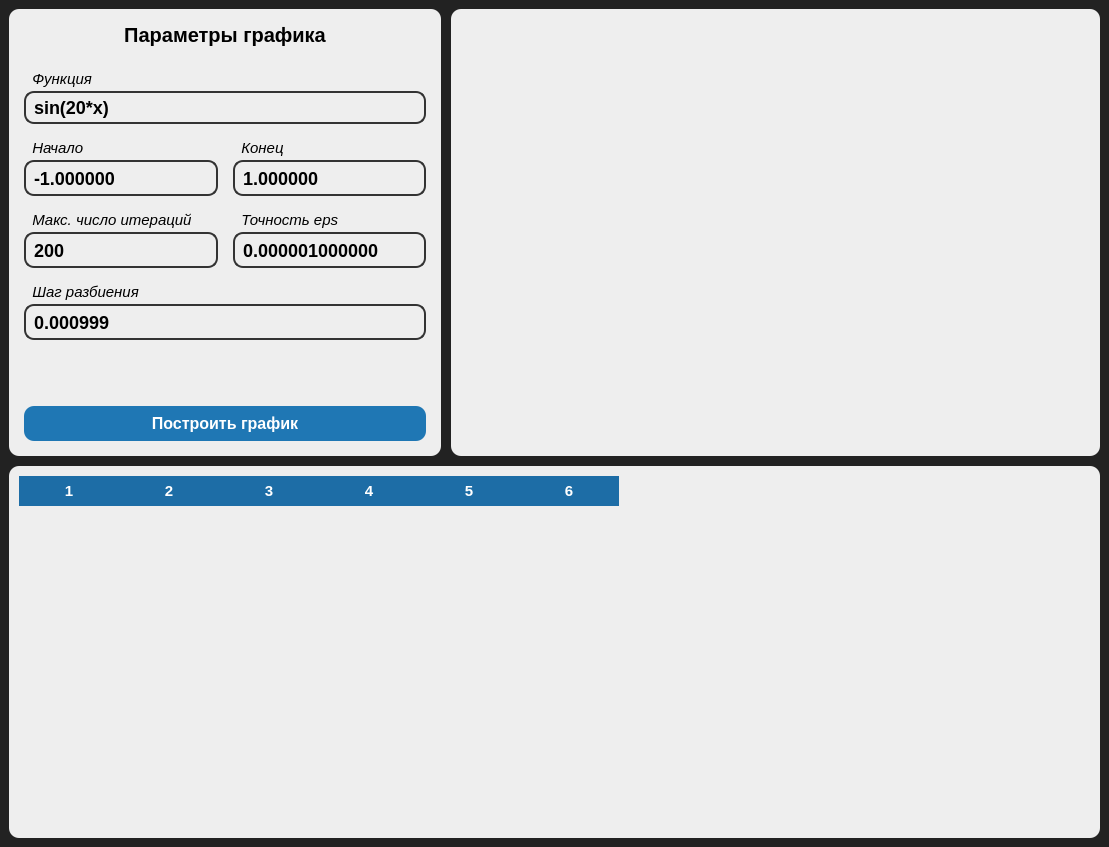
<?xml version="1.0" encoding="UTF-8"?>
<ui version="4.0">
 <class>MainWindow</class>
 <widget class="QMainWindow" name="MainWindow">
  <property name="geometry">
   <rect>
    <x>0</x>
    <y>0</y>
    <width>1109</width>
    <height>847</height>
   </rect>
  </property>
  <property name="sizePolicy">
   <sizepolicy hsizetype="Preferred" vsizetype="Preferred">
    <horstretch>0</horstretch>
    <verstretch>0</verstretch>
   </sizepolicy>
  </property>
  <property name="windowTitle">
   <string>MainWindow</string>
  </property>
  <property name="styleSheet">
   <string notr="true">background-color: #222;</string>
  </property>
  <widget class="QWidget" name="centralwidget">
   <property name="styleSheet">
    <string notr="true">QLineEdit,
QDoubleSpinBox,
QSpinBox {
	background-color: #eee;
	border: 2px solid #333;
	border-radius: 10px;
	font-size: 18px;
	font-weight: 700;
	padding: 3px 6px;
}

QPushButton {
	background-color: #1F77B4;
	color: white;
	font-size: 16px;
	font-weight: 700;
	padding: 8px;
	border-radius: 10px;
	margin-top: 5px;
}

QPushButton:hover {
	background-color: #1D6DA6;
}</string>
   </property>
   <layout class="QVBoxLayout" name="verticalLayout_3" stretch="6,5">
    <property name="spacing">
     <number>10</number>
    </property>
    <item>
     <widget class="QFrame" name="topFrame">
      <layout class="QHBoxLayout" name="horizontalLayout" stretch="2,3">
       <property name="spacing">
        <number>10</number>
       </property>
       <property name="leftMargin">
        <number>0</number>
       </property>
       <property name="topMargin">
        <number>0</number>
       </property>
       <property name="rightMargin">
        <number>0</number>
       </property>
       <property name="bottomMargin">
        <number>0</number>
       </property>
       <item>
        <widget class="QFrame" name="params">
         <property name="styleSheet">
          <string notr="true">QFrame {
	border-radius: 10px;
	background-color: #eee;
}</string>
         </property>
         <property name="frameShape">
          <enum>QFrame::Shape::StyledPanel</enum>
         </property>
         <property name="frameShadow">
          <enum>QFrame::Shadow::Raised</enum>
         </property>
         <layout class="QVBoxLayout" name="verticalLayout">
          <property name="spacing">
           <number>15</number>
          </property>
          <property name="leftMargin">
           <number>15</number>
          </property>
          <property name="rightMargin">
           <number>15</number>
          </property>
          <property name="bottomMargin">
           <number>15</number>
          </property>
          <item>
           <widget class="QLabel" name="label">
            <property name="enabled">
             <bool>true</bool>
            </property>
            <property name="sizePolicy">
             <sizepolicy hsizetype="Preferred" vsizetype="Minimum">
              <horstretch>0</horstretch>
              <verstretch>0</verstretch>
             </sizepolicy>
            </property>
            <property name="font">
             <font>
              <family>Segoe UI Historic</family>
              <pointsize>15</pointsize>
              <italic>false</italic>
              <bold>true</bold>
             </font>
            </property>
            <property name="styleSheet">
             <string notr="true">margin-bottom: 2px;</string>
            </property>
            <property name="lineWidth">
             <number>1</number>
            </property>
            <property name="text">
             <string>Параметры графика</string>
            </property>
            <property name="alignment">
             <set>Qt::AlignmentFlag::AlignHCenter|Qt::AlignmentFlag::AlignTop</set>
            </property>
           </widget>
          </item>
          <item>
           <layout class="QVBoxLayout" name="verticalLayout_2">
            <property name="spacing">
             <number>3</number>
            </property>
            <property name="sizeConstraint">
             <enum>QLayout::SizeConstraint::SetDefaultConstraint</enum>
            </property>
            <item>
             <widget class="QLabel" name="label_2">
              <property name="sizePolicy">
               <sizepolicy hsizetype="Preferred" vsizetype="Minimum">
                <horstretch>0</horstretch>
                <verstretch>0</verstretch>
               </sizepolicy>
              </property>
              <property name="maximumSize">
               <size>
                <width>16777215</width>
                <height>20</height>
               </size>
              </property>
              <property name="font">
               <font>
                <family>Segoe UI Historic</family>
                <pointsize>11</pointsize>
                <italic>true</italic>
                <kerning>true</kerning>
               </font>
              </property>
              <property name="text">
               <string>  Функция</string>
              </property>
             </widget>
            </item>
            <item>
             <widget class="QLineEdit" name="funcVal">
              <property name="sizePolicy">
               <sizepolicy hsizetype="Expanding" vsizetype="Fixed">
                <horstretch>0</horstretch>
                <verstretch>0</verstretch>
               </sizepolicy>
              </property>
              <property name="inputMask">
               <string/>
              </property>
              <property name="text">
               <string>sin(20*x)</string>
              </property>
              <property name="frame">
               <bool>true</bool>
              </property>
              <property name="placeholderText">
               <string>Ваша функция</string>
              </property>
             </widget>
            </item>
           </layout>
          </item>
          <item>
           <layout class="QHBoxLayout" name="horizontalLayout_2">
            <item>
             <layout class="QVBoxLayout" name="verticalLayout_4">
              <property name="spacing">
               <number>3</number>
              </property>
              <property name="sizeConstraint">
               <enum>QLayout::SizeConstraint::SetDefaultConstraint</enum>
              </property>
              <item>
               <widget class="QLabel" name="label_3">
                <property name="sizePolicy">
                 <sizepolicy hsizetype="Preferred" vsizetype="Minimum">
                  <horstretch>0</horstretch>
                  <verstretch>0</verstretch>
                 </sizepolicy>
                </property>
                <property name="maximumSize">
                 <size>
                  <width>16777215</width>
                  <height>20</height>
                 </size>
                </property>
                <property name="font">
                 <font>
                  <family>Segoe UI Historic</family>
                  <pointsize>11</pointsize>
                  <italic>true</italic>
                  <kerning>true</kerning>
                 </font>
                </property>
                <property name="text">
                 <string>  Начало</string>
                </property>
               </widget>
              </item>
              <item>
               <widget class="QDoubleSpinBox" name="startVal">
                <property name="sizePolicy">
                 <sizepolicy hsizetype="Minimum" vsizetype="Fixed">
                  <horstretch>0</horstretch>
                  <verstretch>0</verstretch>
                 </sizepolicy>
                </property>
                <property name="minimumSize">
                 <size>
                  <width>0</width>
                  <height>36</height>
                 </size>
                </property>
                <property name="buttonSymbols">
                 <enum>QAbstractSpinBox::ButtonSymbols::NoButtons</enum>
                </property>
                <property name="accelerated">
                 <bool>false</bool>
                </property>
                <property name="decimals">
                 <number>6</number>
                </property>
                <property name="minimum">
                 <double>-1000000000.000000000000000</double>
                </property>
                <property name="maximum">
                 <double>1000000000.000000000000000</double>
                </property>
                <property name="value">
                 <double>-1.000000000000000</double>
                </property>
               </widget>
              </item>
             </layout>
            </item>
            <item>
             <layout class="QVBoxLayout" name="verticalLayout_5">
              <property name="spacing">
               <number>3</number>
              </property>
              <property name="sizeConstraint">
               <enum>QLayout::SizeConstraint::SetDefaultConstraint</enum>
              </property>
              <item>
               <widget class="QLabel" name="label_4">
                <property name="sizePolicy">
                 <sizepolicy hsizetype="Preferred" vsizetype="Minimum">
                  <horstretch>0</horstretch>
                  <verstretch>0</verstretch>
                 </sizepolicy>
                </property>
                <property name="maximumSize">
                 <size>
                  <width>16777215</width>
                  <height>20</height>
                 </size>
                </property>
                <property name="font">
                 <font>
                  <family>Segoe UI Historic</family>
                  <pointsize>11</pointsize>
                  <italic>true</italic>
                  <kerning>true</kerning>
                 </font>
                </property>
                <property name="text">
                 <string>  Конец</string>
                </property>
               </widget>
              </item>
              <item>
               <widget class="QDoubleSpinBox" name="endVal">
                <property name="sizePolicy">
                 <sizepolicy hsizetype="Minimum" vsizetype="Fixed">
                  <horstretch>0</horstretch>
                  <verstretch>0</verstretch>
                 </sizepolicy>
                </property>
                <property name="minimumSize">
                 <size>
                  <width>0</width>
                  <height>36</height>
                 </size>
                </property>
                <property name="buttonSymbols">
                 <enum>QAbstractSpinBox::ButtonSymbols::NoButtons</enum>
                </property>
                <property name="decimals">
                 <number>6</number>
                </property>
                <property name="minimum">
                 <double>-1000000000.000000000000000</double>
                </property>
                <property name="maximum">
                 <double>1000000000.000000000000000</double>
                </property>
                <property name="value">
                 <double>1.000000000000000</double>
                </property>
               </widget>
              </item>
             </layout>
            </item>
           </layout>
          </item>
          <item>
           <layout class="QHBoxLayout" name="horizontalLayout_3">
            <item>
             <layout class="QVBoxLayout" name="verticalLayout_6">
              <property name="spacing">
               <number>3</number>
              </property>
              <property name="sizeConstraint">
               <enum>QLayout::SizeConstraint::SetDefaultConstraint</enum>
              </property>
              <item>
               <widget class="QLabel" name="label_5">
                <property name="sizePolicy">
                 <sizepolicy hsizetype="Preferred" vsizetype="Minimum">
                  <horstretch>0</horstretch>
                  <verstretch>0</verstretch>
                 </sizepolicy>
                </property>
                <property name="maximumSize">
                 <size>
                  <width>16777215</width>
                  <height>20</height>
                 </size>
                </property>
                <property name="font">
                 <font>
                  <family>Segoe UI Historic</family>
                  <pointsize>11</pointsize>
                  <italic>true</italic>
                  <kerning>true</kerning>
                 </font>
                </property>
                <property name="text">
                 <string>  Макс. число итераций</string>
                </property>
               </widget>
              </item>
              <item>
               <widget class="QSpinBox" name="maxIterVal">
                <property name="sizePolicy">
                 <sizepolicy hsizetype="Minimum" vsizetype="Fixed">
                  <horstretch>0</horstretch>
                  <verstretch>0</verstretch>
                 </sizepolicy>
                </property>
                <property name="minimumSize">
                 <size>
                  <width>0</width>
                  <height>36</height>
                 </size>
                </property>
                <property name="buttonSymbols">
                 <enum>QAbstractSpinBox::ButtonSymbols::NoButtons</enum>
                </property>
                <property name="minimum">
                 <number>1</number>
                </property>
                <property name="maximum">
                 <number>1000000000</number>
                </property>
                <property name="singleStep">
                 <number>50</number>
                </property>
                <property name="value">
                 <number>200</number>
                </property>
               </widget>
              </item>
             </layout>
            </item>
            <item>
             <layout class="QVBoxLayout" name="verticalLayout_7">
              <property name="spacing">
               <number>3</number>
              </property>
              <property name="sizeConstraint">
               <enum>QLayout::SizeConstraint::SetDefaultConstraint</enum>
              </property>
              <item>
               <widget class="QLabel" name="label_6">
                <property name="sizePolicy">
                 <sizepolicy hsizetype="Preferred" vsizetype="Minimum">
                  <horstretch>0</horstretch>
                  <verstretch>0</verstretch>
                 </sizepolicy>
                </property>
                <property name="maximumSize">
                 <size>
                  <width>16777215</width>
                  <height>20</height>
                 </size>
                </property>
                <property name="font">
                 <font>
                  <family>Segoe UI Historic</family>
                  <pointsize>11</pointsize>
                  <italic>true</italic>
                  <kerning>true</kerning>
                 </font>
                </property>
                <property name="text">
                 <string>  Точность eps</string>
                </property>
               </widget>
              </item>
              <item>
               <widget class="QDoubleSpinBox" name="epsVal">
                <property name="sizePolicy">
                 <sizepolicy hsizetype="Minimum" vsizetype="Fixed">
                  <horstretch>0</horstretch>
                  <verstretch>0</verstretch>
                 </sizepolicy>
                </property>
                <property name="minimumSize">
                 <size>
                  <width>0</width>
                  <height>36</height>
                 </size>
                </property>
                <property name="buttonSymbols">
                 <enum>QAbstractSpinBox::ButtonSymbols::NoButtons</enum>
                </property>
                <property name="decimals">
                 <number>12</number>
                </property>
                <property name="minimum">
                 <double>0.000000000000000</double>
                </property>
                <property name="maximum">
                 <double>1.000000000000000</double>
                </property>
                <property name="singleStep">
                 <double>0.000001000000000</double>
                </property>
                <property name="value">
                 <double>0.000001000000000</double>
                </property>
               </widget>
              </item>
             </layout>
            </item>
           </layout>
          </item>
          <item>
           <layout class="QVBoxLayout" name="verticalLayout_8">
            <property name="spacing">
             <number>3</number>
            </property>
            <property name="sizeConstraint">
             <enum>QLayout::SizeConstraint::SetDefaultConstraint</enum>
            </property>
            <item>
             <widget class="QLabel" name="label_7">
              <property name="sizePolicy">
               <sizepolicy hsizetype="Preferred" vsizetype="Minimum">
                <horstretch>0</horstretch>
                <verstretch>0</verstretch>
               </sizepolicy>
              </property>
              <property name="maximumSize">
               <size>
                <width>16777215</width>
                <height>20</height>
               </size>
              </property>
              <property name="font">
               <font>
                <family>Segoe UI Historic</family>
                <pointsize>11</pointsize>
                <italic>true</italic>
                <kerning>true</kerning>
               </font>
              </property>
              <property name="text">
               <string>  Шаг разбиения</string>
              </property>
             </widget>
            </item>
            <item>
             <widget class="QDoubleSpinBox" name="stepVal">
              <property name="sizePolicy">
               <sizepolicy hsizetype="Minimum" vsizetype="Fixed">
                <horstretch>0</horstretch>
                <verstretch>0</verstretch>
               </sizepolicy>
              </property>
              <property name="minimumSize">
               <size>
                <width>0</width>
                <height>36</height>
               </size>
              </property>
              <property name="buttonSymbols">
               <enum>QAbstractSpinBox::ButtonSymbols::NoButtons</enum>
              </property>
              <property name="decimals">
               <number>6</number>
              </property>
              <property name="minimum">
               <double>0.000001000000000</double>
              </property>
              <property name="maximum">
               <double>1000000000.000000000000000</double>
              </property>
              <property name="singleStep">
               <double>0.000001000000000</double>
              </property>
              <property name="value">
               <double>0.000999000000000</double>
              </property>
             </widget>
            </item>
           </layout>
          </item>
          <item>
           <spacer name="verticalSpacer">
            <property name="orientation">
             <enum>Qt::Orientation::Vertical</enum>
            </property>
            <property name="sizeHint" stdset="0">
             <size>
              <width>20</width>
              <height>40</height>
             </size>
            </property>
           </spacer>
          </item>
          <item>
           <widget class="QPushButton" name="buildGraph">
            <property name="cursor">
             <cursorShape>PointingHandCursor</cursorShape>
            </property>
            <property name="text">
             <string>Построить график</string>
            </property>
           </widget>
          </item>
         </layout>
        </widget>
       </item>
       <item>
        <widget class="QFrame" name="graphContainer">
         <property name="styleSheet">
          <string notr="true">QFrame {
	border-radius: 10px;
	background-color: #eee;
}</string>
         </property>
         <layout class="QVBoxLayout" name="verticalLayout_9"/>
        </widget>
       </item>
      </layout>
     </widget>
    </item>
    <item>
     <widget class="QFrame" name="tableContainer">
      <property name="styleSheet">
       <string notr="true">QFrame {
	border-radius: 10px;
	background-color: #eee;
}</string>
      </property>
      <layout class="QVBoxLayout" name="verticalLayout_10">
       <property name="spacing">
        <number>0</number>
       </property>
       <property name="leftMargin">
        <number>10</number>
       </property>
       <property name="topMargin">
        <number>10</number>
       </property>
       <property name="rightMargin">
        <number>10</number>
       </property>
       <property name="bottomMargin">
        <number>10</number>
       </property>
       <item>
        <widget class="QTableWidget" name="table">
         <property name="font">
          <font>
           <family>Segoe UI Historic</family>
           <pointsize>12</pointsize>
          </font>
         </property>
         <property name="styleSheet">
          <string notr="true">QHeaderView::section {
	background-color: #1D6DA6;
	color: white;
	padding: 4px;
	border: none;
	font-size: 15px;
	font-weight: 700;
}

QTableWidget::item:selected {
	background-color: #aaa;
}

QTableWidget::item { 
	text-align: center; 
	width: 1000px;
}</string>
         </property>
         <property name="frameShadow">
          <enum>QFrame::Shadow::Sunken</enum>
         </property>
         <property name="verticalScrollBarPolicy">
          <enum>Qt::ScrollBarPolicy::ScrollBarAlwaysOff</enum>
         </property>
         <property name="horizontalScrollBarPolicy">
          <enum>Qt::ScrollBarPolicy::ScrollBarAlwaysOff</enum>
         </property>
         <property name="autoScroll">
          <bool>false</bool>
         </property>
         <property name="tabKeyNavigation">
          <bool>false</bool>
         </property>
         <property name="showDropIndicator" stdset="0">
          <bool>false</bool>
         </property>
         <property name="gridStyle">
          <enum>Qt::PenStyle::SolidLine</enum>
         </property>
         <property name="sortingEnabled">
          <bool>false</bool>
         </property>
         <property name="rowCount">
          <number>0</number>
         </property>
         <property name="columnCount">
          <number>6</number>
         </property>
         <attribute name="horizontalHeaderVisible">
          <bool>true</bool>
         </attribute>
         <attribute name="horizontalHeaderHighlightSections">
          <bool>false</bool>
         </attribute>
         <attribute name="verticalHeaderVisible">
          <bool>false</bool>
         </attribute>
         <attribute name="verticalHeaderHighlightSections">
          <bool>false</bool>
         </attribute>
         <column/>
         <column/>
         <column/>
         <column/>
         <column/>
         <column/>
        </widget>
       </item>
      </layout>
     </widget>
    </item>
   </layout>
  </widget>
 </widget>
 <resources/>
 <connections/>
</ui>
